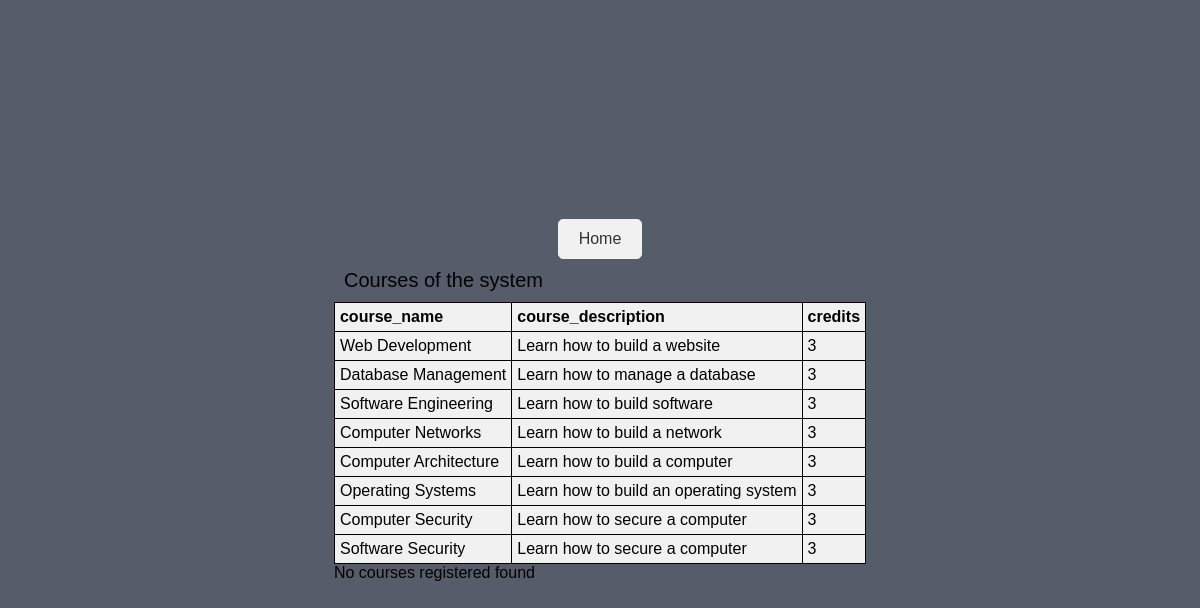
Screenshot of /main.php with the database file from the repository.
### tables this page shows
CREATE TABLE course(
    course_id INT(11) NOT NULL AUTO_INCREMENT PRIMARY KEY,
    course_name VARCHAR(255) NOT NULL,
    course_description VARCHAR(255) NOT NULL,
    course_credits INT(11) NOT NULL
);

### operations.php (called while the page is built, shortened)
<?php
require 'db.php';
class Operations extends DBConfig{
    public $conn;
    protected $servername;
    protected $username;
    protected $password;
    protected $dbname;
    public function __construct(){
        $dbParam = new DBConfig();
        $this->servername = $dbParam->servername;
        $this->username = $dbParam->username;
        $this->password = $dbParam->password;
        $this->dbname = $dbParam->dbname;
    }
    public function dbConnect(){
        try{
            $this->conn = new mysqli($this->servername, $this->username, $this->password, $this->dbname);
            if(mysqli_connect_errno()){
                throw new Exception("Could not connect to database" . mysqli_connect_error());
            }else{
                return true;
            }
        }catch(Exception $e){
            throw new Exception($e->getMessage());
        }
    }
    public function retrieveCourses(){
        try{
            $sql = "SELECT * FROM course";
            $result = $this->conn->query($sql);
            if($result->num_rows > 0){
                return $result;
            }else{
                throw new Exception("No courses found");
            }
        }catch(Exception $e){
            throw new Exception($e->getMessage());
        }
    }
}
?>

### db.php (called while the page is built, shortened)
<?php
class DBConfig{
    public function __construct(){
        $this->servername = "localhost";
        $this->username = "root";
        $this->password = "";
        $this->dbname = "SIS";
    }
}
?>

### main.php (the view, shortened to what this page needs)
<!DOCTYPE html>
<html lang="en">
<head>
    <link rel="stylesheet" href="style.css">
</head>
<body>
    <div >
        <ul>
            <li><a href="index.html">Home</a></li>
            <?php
                require 'operations.php';
                $operations = new Operations();
                $operations->dbConnect();
            ?>
        </ul>
        <?php
            try{
                $result = $operations->retrieveCourses();
                if($result->num_rows > 0){
                    echo "<span style='font-size: 20px;margin:10px;display:block;'>Courses of the system</span>";
                    echo "<table>";
                    echo "<tr>";
                    echo "<th>course_name</th>";
                    echo "<th>course_description</th>";
                    echo "<th>credits</th>";
                    echo "</tr>";
                    echo "<tr>";
                    while($row = $result->fetch_assoc() ){
                        echo "<td>".$row['course_name']."</td>";
                        echo "<td>".$row["course_description"]."</td>";
                        echo "<td>".$row["course_credits"]."</td>";
                        echo "</tr>";
                    }
                    echo "</table>";
                }else{
                    echo "No courses found";
                }
            }catch(Exception $e){
                echo $e->getMessage();
            }
                if(isset($_SESSION['user_id'])){
                    $user_id = $_SESSION['user_id'];
                    try{
                        $result = $operations->displayRegisteredCourses($user_id);
                        if($result->num_rows > 0){
                            while($row = $result->fetch_assoc()){
                                echo "<span style='font-size: 20px;margin:10px;display:block;'>Registered courses</span>";
                                echo "<table>";
                                echo "<tr>";
                                echo "<th>course_name</th>";
                                echo "<th>credits</th>";
                                echo "<th>semester</th>";
                                echo "<th>year</th>";
                                echo "<th>grade</th>";
                                echo "</tr>";
                                echo "<tr>";
                                echo "<td>".$row['course_name']."</td>";
                                echo "<td>".$row["course_credits"]."</td>";
                                echo "<td>".$row["enrollment_semester"]."</td>";
                                echo "<td>".$row["enrollment_year"]."</td>";
                                echo "<td>".$row["enrollment_grade"]."</td>";
                                echo "</tr>";
                                echo "</table>";
                                echo "<style>table, th, td {border: 1px solid black;}</style>
                                <style>table {border-collapse: collapse;}</style>
                                <style>th, td {padding: 5px;}</style>
                                <style>th {text-align: left;}</style>
                                <style>table {width: 100%;}</style>
                                <style>th,tr,td {background-color: #f1f1f1;color: black;}</style>
                                ";
                            }
                        }else{
                            echo "No courses registered found";
                        }
                    }catch(Exception $e){
                        echo $e->getMessage();
                    }
                }else{
                    echo "No courses registered found";
                }
            ?>
    </div>
</body>
</html>

### style.css (style rules this page uses)
* { margin: 0; padding: 0; box-sizing: border-box; font-family: 'Poppins', sans-serif; }
body { background: #575c6b; display: flex; justify-content: center; align-items: center; min-height: 100vh; flex-direction: column; }
ul { list-style: none; display: flex; justify-content: center; flex-direction: row; }
a { text-decoration: none; color: #333; }
li { margin: 0 10px; border: 1px solid #f1f1f1; padding: 10px 20px; border-radius: 5px; background-color: #f1f1f1; }

### main.php (style rules this page uses)
table, th, td { border: 1px solid black; }
table { border-collapse: collapse; }
th, td { padding: 5px; }
th { text-align: left; }
table { width: 100%; }
th,tr,td { background-color: #f1f1f1;color: black; }

### rows the page displays
course: course_name "Web Development", course_description "Learn how to build a website", course_credits "3"
course: course_name "Database Management", course_description "Learn how to manage a database", course_credits "3"
course: course_name "Software Engineering", course_description "Learn how to build software", course_credits "3"
course: course_name "Computer Networks", course_description "Learn how to build a network", course_credits "3"
course: course_name "Computer Architecture", course_description "Learn how to build a computer", course_credits "3"
course: course_name "Operating Systems", course_description "Learn how to build an operating system", course_credits "3"
course: course_name "Computer Security", course_description "Learn how to secure a computer", course_credits "3"
course: course_name "Software Security", course_description "Learn how to secure a computer", course_credits "3"
